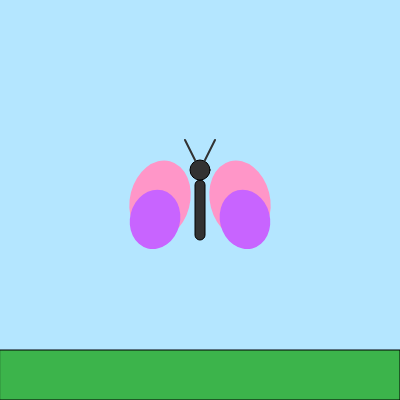
Frame 1 (no input)
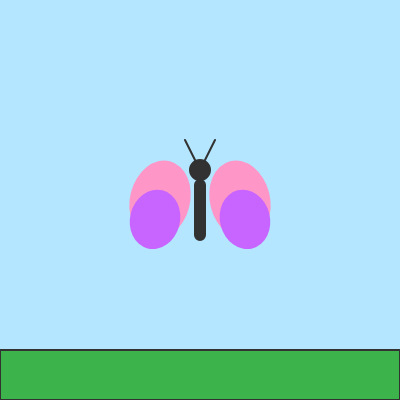
Frame 2 (the mouse pressed at the canvas centre, redrawn once)

The p5.js sketch that drew these frames (run headless with seeded random() and noise() and a simulated clock; the mouse was pressed at the canvas centre and the sketch redrawn once):

// p5.js sketch
// ── sketch.js
function setup() {
  createCanvas(400, 400);
  noLoop(); // No animation
}

function draw() {
  background(180, 230, 255); // sky
  fill(60, 180, 75);
  rect(0, 350, width, 50); // grass

  // butterfly body
  fill(50);
  rect(195, 180, 10, 60, 5);
  ellipse(200, 170, 20); // head

  // wings (static angle)
  let angle = PI / 6; // You can adjust this for more or less spread
  drawWing(160, 200, angle);
  drawWing(240, 200, -angle);

  // antennae
  stroke(50); strokeWeight(2);
  line(195, 160, 185, 140);
  line(205, 160, 215, 140);
}

function drawWing(x, y, a) {
  push();
  translate(x, y);
  rotate(sin(a) * 0.5); // Wing tilt (based on angle)
  noStroke();
  fill(255, 150, 200);
  ellipse(0, 0, 60, 80);
  fill(200, 100, 255);
  ellipse(0, 20, 50, 60);
  pop();
}
